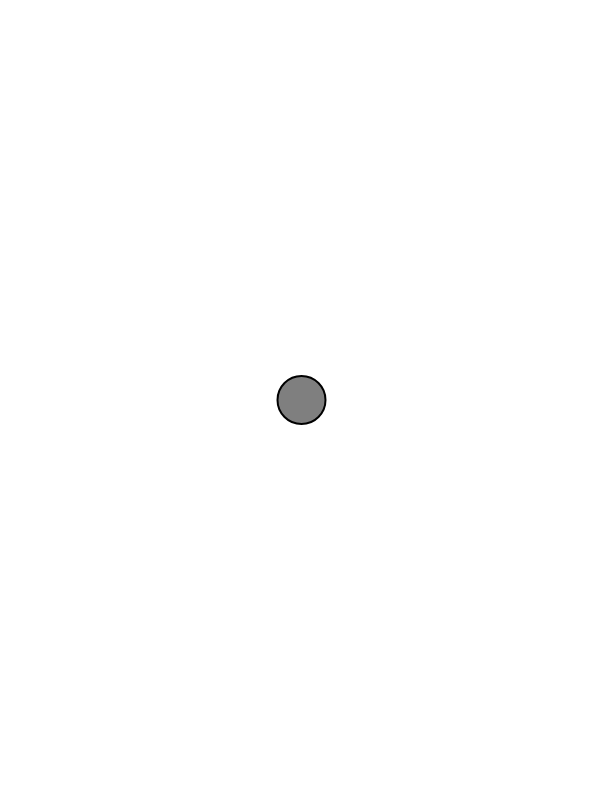
Frame 1 (no input)
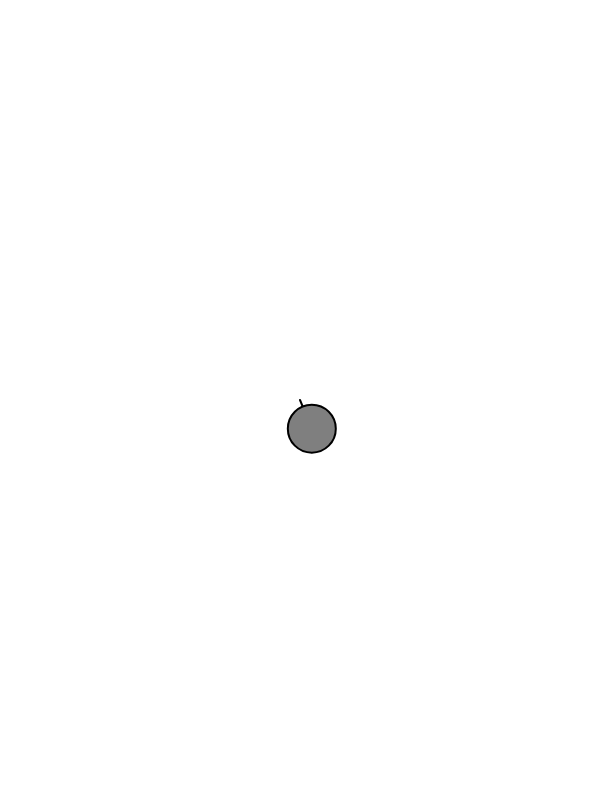
Frame 60 (no input)
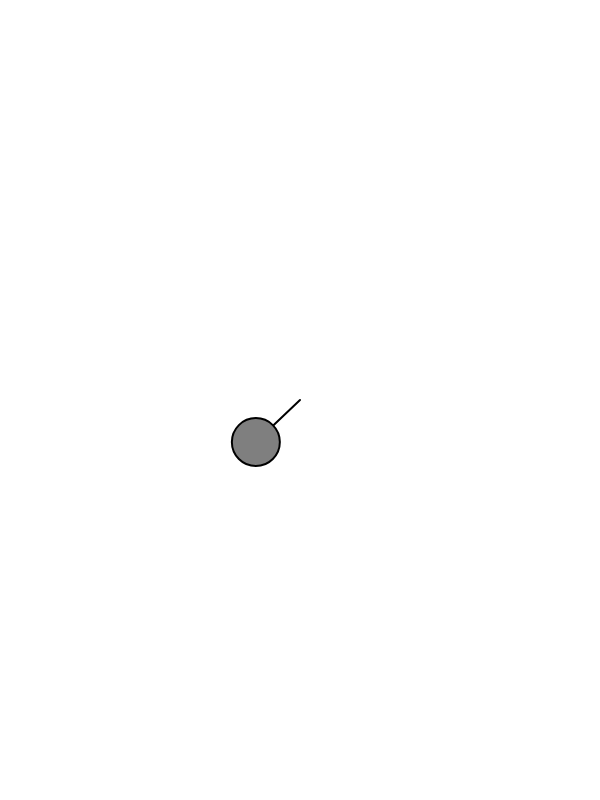
Frame 120 (the mouse pressed at the canvas centre since frame 60)

The p5.js sketch that drew these frames (run headless with seeded random() and noise() and a simulated clock; from frame 60 on, the mouse is pressed at the canvas centre):

// p5.js sketch
// ── sketch.js
let r;
let theta;
let dir = 1;

function setup() {
    let canvas = createCanvas(window.innerWidth * 0.5, window.innerHeight * 0.8);
    smooth();

    // Initialize all values
    r = 1;
    theta = 0;
}

function draw() {

    background(255);

    // Translate the origin point to the center of the screen
    translate(width/2, height/2);

    // Convert polar to cartesian
    r += 0.5 * dir;
    (function switchDir() {
        if(r > width / 2) {
            dir = -1;
        }
        else if(r < 0) {
            dir = 1;
        }
    }());
    let x = r * cos(theta);
    let y = r * sin(theta);

    // Draw the ellipse at the cartesian coordinate
    ellipseMode(CENTER);
    fill(127);
    stroke(0);
    strokeWeight(2);
    line(0,0,x,y);
    ellipse(x, y, 48, 48);

    // Increase the angle over time
    theta += 0.02;
}
